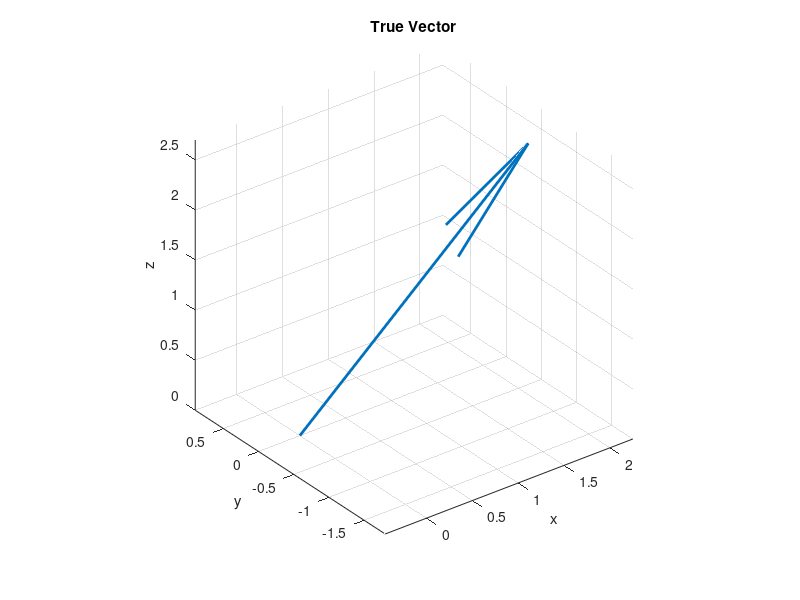
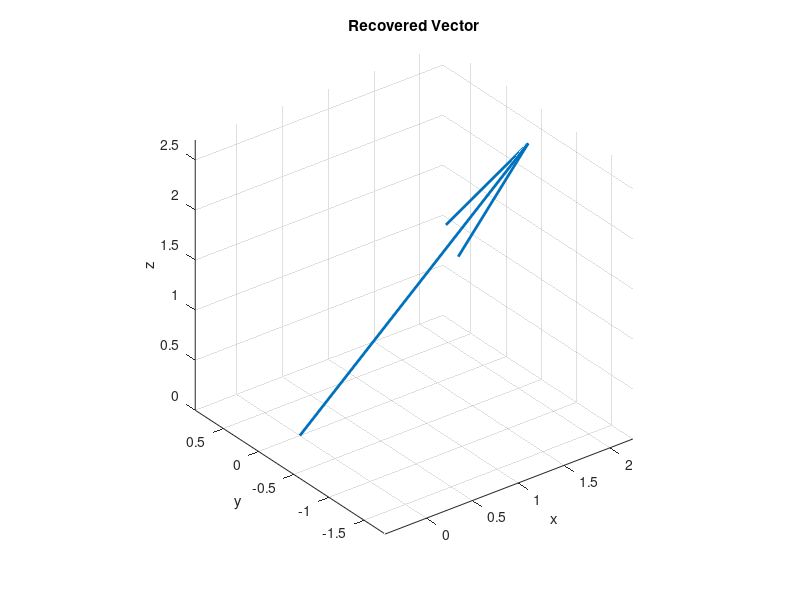

Here is the MATLAB script that generated these plots, in order:
clear; clc; close all;

% ------------------------------------------------
% TRUE VECTOR
% ------------------------------------------------
m_true = [2; -1; 3];

figure
quiver3(0,0,0,m_true(1),m_true(2),m_true(3),'LineWidth',2)
grid on
axis equal
title('True Vector')
xlabel('x'); ylabel('y'); zlabel('z')

% ------------------------------------------------
% NOISE CONTROL
% ------------------------------------------------
epsilon = 0;   % set to 0 for now (no noise)

% ------------------------------------------------
% ANGLE SAMPLING
% ------------------------------------------------
theta_list = linspace(0.2,1.2,8);
phi_list   = linspace(0,2*pi,8);

A = [];
b = [];

% ------------------------------------------------
% BUILD LINEAR SYSTEM
% ------------------------------------------------
for j = 1:length(phi_list)

    phi = phi_list(j);

    for i = 1:length(theta_list)

        theta = theta_list(i);

        % Incident direction
        k = [
            sin(theta)*cos(phi)
            sin(theta)*sin(phi)
            cos(theta)
        ];

        % True scalar measurement
        s_true = dot(k,m_true);

        % Add noise
        s_noisy = s_true + epsilon*randn;

        % Append system
        A = [A ; k'];
        b = [b ; s_noisy];

    end
end

% ------------------------------------------------
% SOLVE
% ------------------------------------------------
m_rec = A\b;

disp('True vector:')
disp(m_true)

disp('Recovered vector:')
disp(m_rec)

% ------------------------------------------------
% PLOT RECONSTRUCTED VECTOR
% ------------------------------------------------
figure
quiver3(0,0,0,m_rec(1),m_rec(2),m_rec(3),'LineWidth',2)
grid on
axis equal
title('Recovered Vector')
xlabel('x'); ylabel('y'); zlabel('z')
